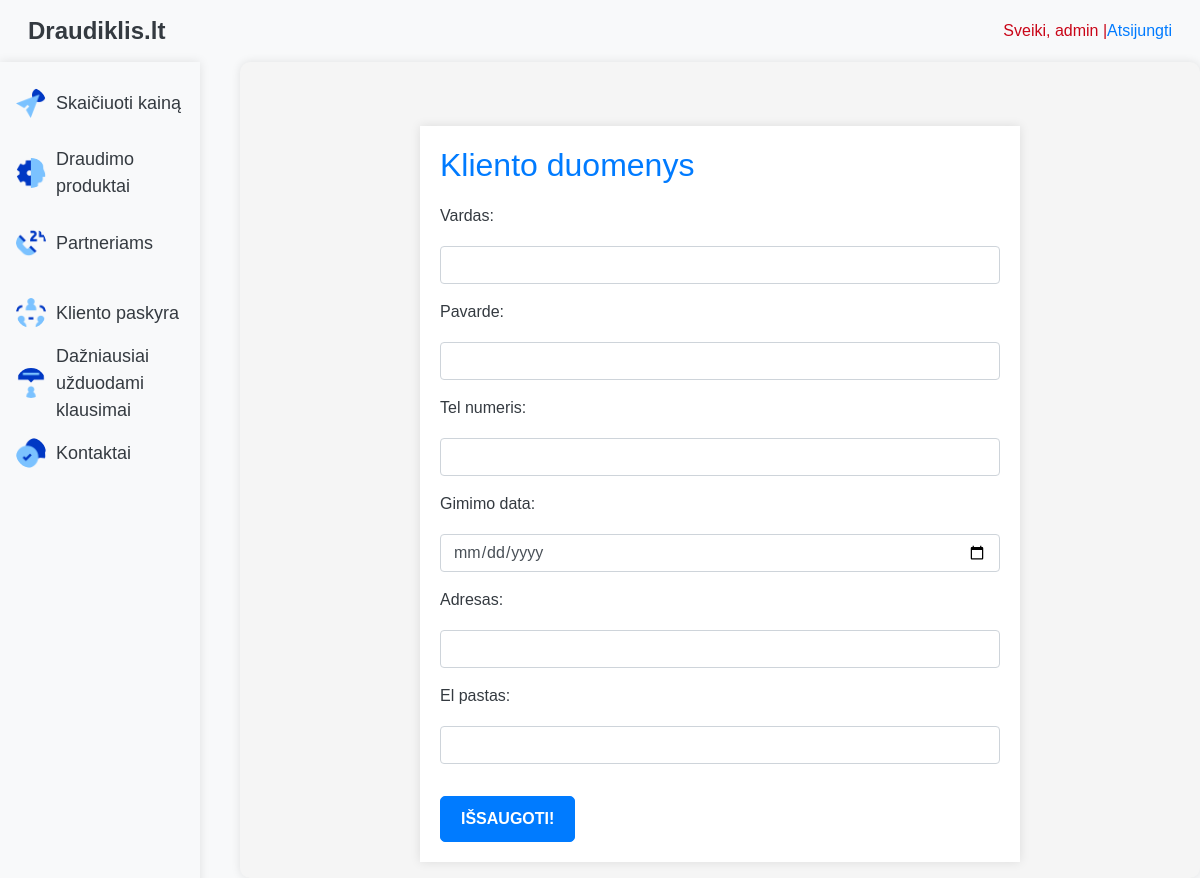
Page /app/update_klientas/ (signed in) on the earlier database version.
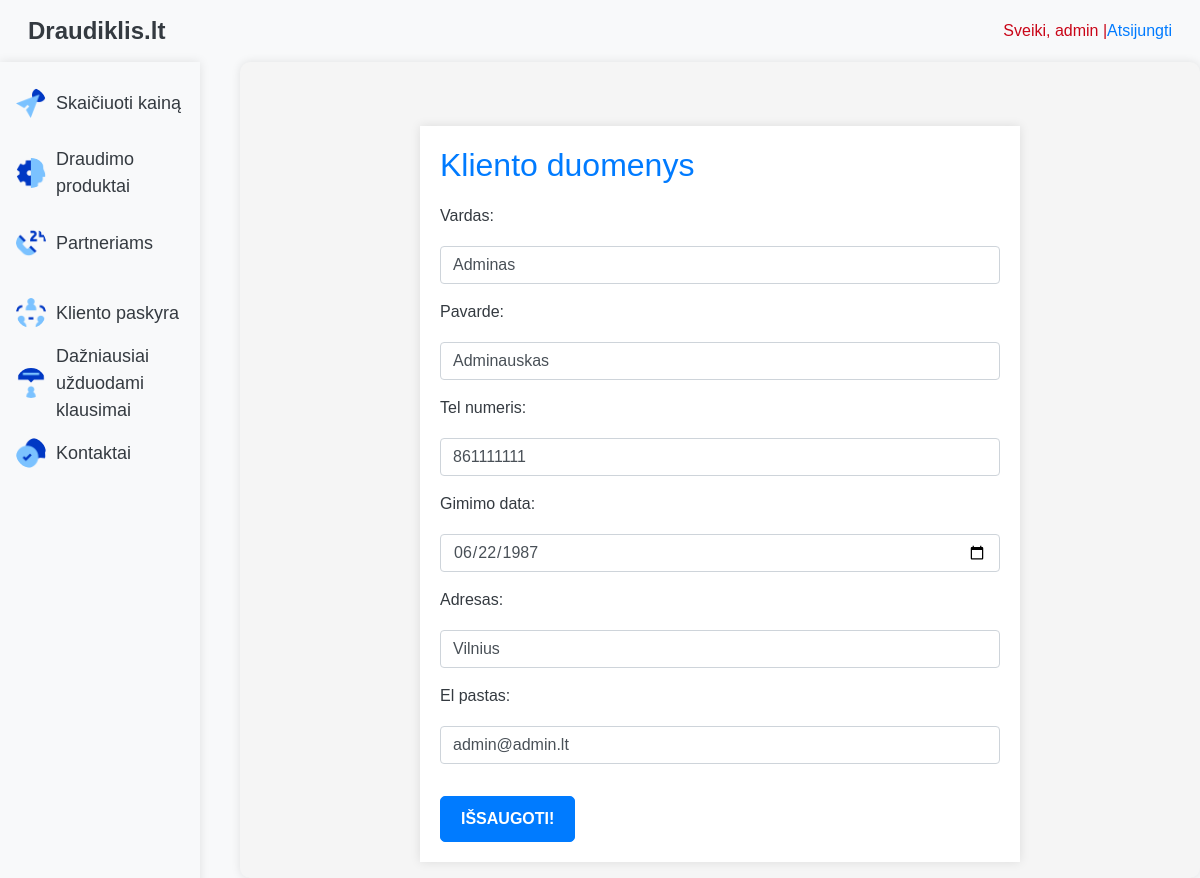
Same page on the later database version.
### app/models.py (models this page shows, shortened)
class Klientai(models.Model):
    user = models.OneToOneField(User, on_delete=models.CASCADE)
    vardas = models.CharField(max_length=100)
    pavarde = models.CharField(max_length=100)
    tel_numeris = models.CharField(max_length=15)
    gimimo_data = models.DateField(null=True)
    adresas = models.TextField()
    el_pastas = models.EmailField()

### app/views.py (the view)
# urls.py: path('update_klientas/', views.update_klientas, name='update_klientas'),
@login_required
def update_klientas(request):
    try:
        klientas = request.user.klientai
    except Klientai.DoesNotExist:
        klientas = Klientai(user=request.user)
    if request.method == 'POST':
        form = KlientasUpdateForm(request.POST, instance=klientas)
        if form.is_valid():
            form.save()
            messages.success(request, 'Your profile has been updated!')
            return redirect('profile')
        else:
            messages.error(request, 'Please correct the error below.')
    else:
        form = KlientasUpdateForm(instance=klientas)
    return render(request, 'update_klientas.html', {'form': form})

### app/forms.py
class KlientasUpdateForm(forms.ModelForm):
    class Meta:
        model = Klientai
        fields = ['vardas', 'pavarde', 'tel_numeris', 'gimimo_data', 'adresas', 'el_pastas']
        widgets = {
            'vardas': forms.TextInput(attrs={'class': 'form-control'}),
            'pavarde': forms.TextInput(attrs={'class': 'form-control'}),
            'tel_numeris': forms.TextInput(attrs={'class': 'form-control'}),
            'gimimo_data': forms.DateInput(attrs={'type': 'date', 'class': 'form-control'}),
            'adresas': forms.TextInput(attrs={'class': 'form-control'}),
            'el_pastas': forms.EmailInput(attrs={'class': 'form-control'}),
        }

### app/templates/update_klientas.html (shortened to what this page needs)
{% extends 'base.html' %}
{% block content %}
<div class="container mt-5">
    <h2>Kliento duomenys</h2>
    <form method="post">
        {{ form.as_p }}
        <button type="submit" class="btn btn-primary mt-3">Išsaugoti!</button>
    </form>
</div>
{% endblock %}

Differences in the rows shown:
changed Klientai: vardas (not shown) → "Adminas"; pavarde (not shown) → "Adminauskas"; tel_numeris (not shown) → "861111111"; gimimo_data (not shown) → "06/22/1987"; adresas (not shown) → "Vilnius"; el_pastas (not shown) → "admin@admin.lt"
